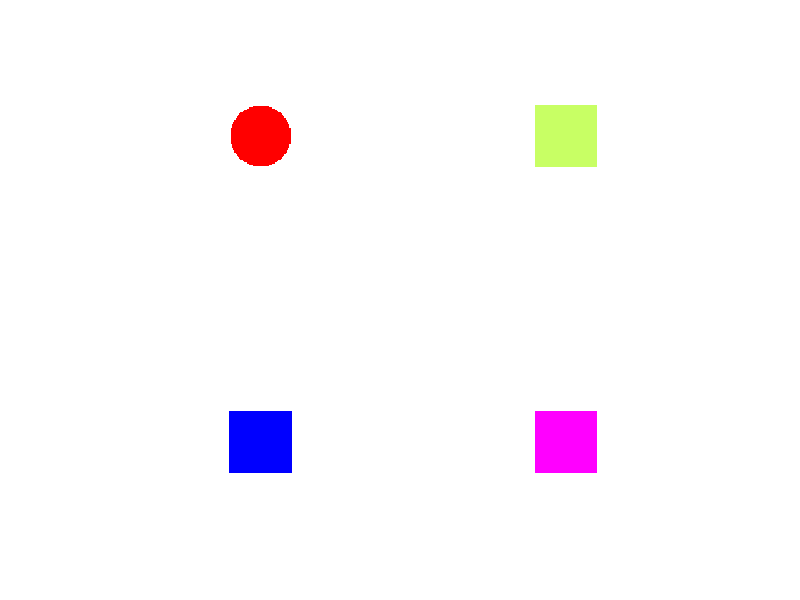

Write MATLAB code to recreate this figure.
%{
Digital Image Processing

Name: Aadam
Roll# 6396
Program: BCS 8th
Semester: Spring 2018
Department of IT
Universiy of Haripur

Lab: 6

RGB boxes on white background

%}

clearvars; close all; clc;

m = uint8(ones(400, 400, 3)) * 255;

size = [50 50];


red_start = [50 50];
red_end = red_start + size;

x0 = 75;
y0 = 75;
r = 25;

for i = red_start(1):red_end(1)
    for j = red_start(2):red_end(2)
%         m(i, j, 2:3) = 0;
        if ((i-x0)^2 + (j-y0)^2 < r^2)
            m(i, j, 2:3) = 0;
        end
    end
end
   
green_start = [50 300];
green_end = green_start + size;

for i = green_start(1):green_end(1)
    for j = green_start(2):green_end(2)
        m(i, j, 1) = 200;
        m(i, j, 3) = 100;
    end
end

blue_start = [300 50];
blue_end = blue_start + size;

for i = blue_start(1):blue_end(1)
    for j = blue_start(2):blue_end(2)
        m(i, j, 1:2) = 0;
    end
end

purple_start = [300 300];
purple_end = purple_start + size;

for i = purple_start(1):purple_end(1)
    for j = purple_start(2):purple_end(2)
        m(i, j, 2) = 0;
    end
end

imshow(m)




% xc = 5;
% yc = 7;
% r = 3;
% circle(xc, yc, r);


